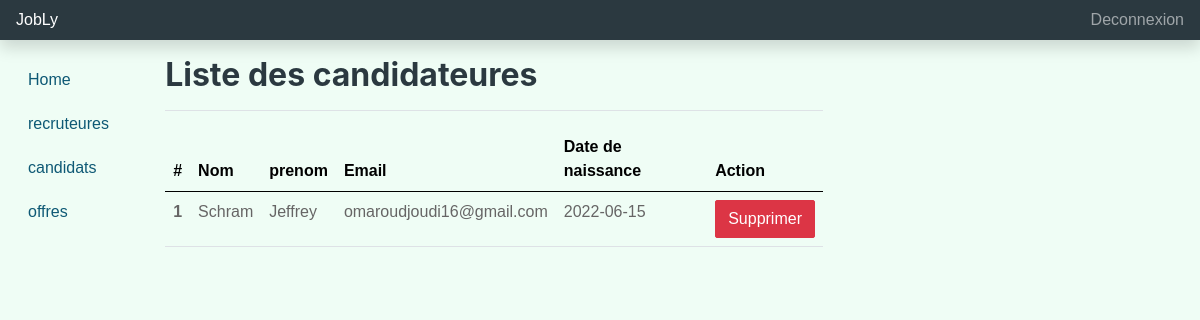
Page /view/admin/candidats.php (signed in) on the committed database.
### tables this page shows
CREATE TABLE `candidat` (
  `nom` varchar(255) NOT NULL,
  `prenom` varchar(255) NOT NULL,
  `email` varchar(255) NOT NULL,
  `password` varchar(255) NOT NULL,
  `date_de_naissance` varchar(20) NOT NULL,
  `cv` varchar(30) NOT NULL,
  `photo` varchar(30) NOT NULL
);

### Libraries/Database.php (called while the page is built, shortened)
<?php
    class Database{
        private $user = 'root';
        private $pass = '';
        private $dbh;
        private $stmt;
        public function __construct(){
            $dsn="mysql:host=localhost;dbname=e-recrutement";
            $options = array(
                PDO::ATTR_PERSISTENT => true,
                PDO::ATTR_ERRMODE => PDO::ERRMODE_EXCEPTION
            );
            try{
                $this->dbh = new PDO($dsn,$this->user,$this->pass,$options);
            }catch(PDOException $e){
                $this->error = $e->getMessage();
                echo $this->error;
            }
        }
        public function query($sql){
            $this->stmt = $this->dbh->prepare($sql);
        }
        public function execute(){
            return $this->stmt->execute();
        }
        public function resultSet(){
            $this->execute();
            return $this->stmt->fetchAll(PDO::FETCH_OBJ);
        }
    }
?>

### Controller/Adminn.php (called while the page is built, shortened)
<?php
require_once "C:/xampp/htdocs/dev.jobly.com/Model/Admin.php";
class Adminn{
    private $adminModel;
    public function __construct(){
        $this->adminModel = new Admin;
    }
        public function getAllCan(){
            $candidats = $this->adminModel->getAllCan();
            if($candidats){
                return $candidats;
            }else{
                return Array();
            }
        }
    }
?>

### Model/Admin.php (called while the page is built, shortened)
<?php
    require_once "c:/xampp/htdocs/dev.jobly.com/Libraries/Database.php";
    class Admin{
        private $db;
        public function __construct(){
            $this->db = new Database;
        }
        public function getAllCan(){
            $this->db->query('SELECT * FROM candidat');
            $rows = $this->db->resultSet();
            return $rows;
        }
    }
?>

### View/admin/candidats.php (the view, shortened to what this page needs)
<?php
    require "../../Controller/Adminn.php";
    $adminObject = new Adminn;
    $candidats = $adminObject->getAllCan();
?>
<!doctype html>
<html lang="en">
  <head>
    <link href="../css/bootstrap.min.css" rel="stylesheet">
    <link href="../css/dashboard.css" rel="stylesheet">
  </head>
  <body>
    <header class="navbar navbar-dark sticky-top bg-dark flex-md-nowrap p-0 shadow">
      <a class="navbar-brand col-md-3 col-lg-2 me-0 px-3 fs-6" href="#">JobLy</a>
      <div class="navbar-nav">
        <div class="nav-item text-nowrap">
          <a class="nav-link px-3" href="../../Controller/Adminn.php?q=logout">Deconnexion</a>
        </div>
      </div>
    </header>
    <div class="container-fluid">
      <div class="row">
        <nav id="sidebarMenu" class="col-md-3 col-lg-2 d-md-block bg-light sidebar collapse">
          <div class="position-sticky pt-3">
            <ul class="nav flex-column">
              <li class="nav-item">
                <a class="nav-link " aria-current="page" href="dashboard.php">
                  Home
                </a>
              </li>
              <li class="nav-item">
                <a class="nav-link active" href="recruteures.php">
                  recruteures
                </a>
              </li>
              <li class="nav-item">
                  <a class="nav-link" href="candidats.php">
                    candidats
                  </a>
                </li>
              <li class="nav-item">
                <a class="nav-link " href="offres.php">
                  offres
                </a>
              </li>
            </ul>
          </div>
        </nav>
        <main class="col-md-9 ms-sm-auto col-lg-10 px-md-4">
          <div class="d-flex justify-content-between flex-wrap flex-md-nowrap align-items-center pt-3 pb-2 mb-3 border-bottom">
            <h1 class="h2">Liste des candidateures</h1>
          </div>
          <div>
            <table class="table">
              <thead class="table-light">
                <tr>
                  <th scope="col">#</th>
                  <th scope="col">Nom</th>
                  <th scope="col">prenom</th>
                  <th scope="col">Email</th>
                  <th scope="col">Date de naissance</th>
                  <th scope="col">Action</th>
                </tr>
              </thead>
              <tbody>
                <?php
                  $i=0 ;
                  foreach ($candidats as $candidat ) {
                    $i++ ;
                    print '
                      <tr>
                        <th scope="row">'.$i.'</th>
                        <td>'.$candidat->nom.'</td>
                        <td> '.$candidat->prenom.' </td>
                        <td> '.$candidat->email.' </td>
                        <td> '.$candidat->date_de_naissance.' </td>
                        <td>
                          <a onClick="return popUpDeleteCategory()" href="../../Controller/Adminn.php?id='.$candidat->email.'" class="btn btn-danger">Supprimer</a>
                        </td>
                      </tr>';
                  }
                ?>
              </tbody>
            </table>
          </div>
        </main>
      </div>
    </div>
  </body>
</html>

### View/css/dashboard.css (style rules this page uses)
.container-fluid, .containerdashboard { display: flex; flex-direction: row; }

### rows in the picture
candidat: nom "Schram", prenom "Jeffrey", email "omaroudjoudi16@gmail.com", date_de_naissance "2022-06-15"
